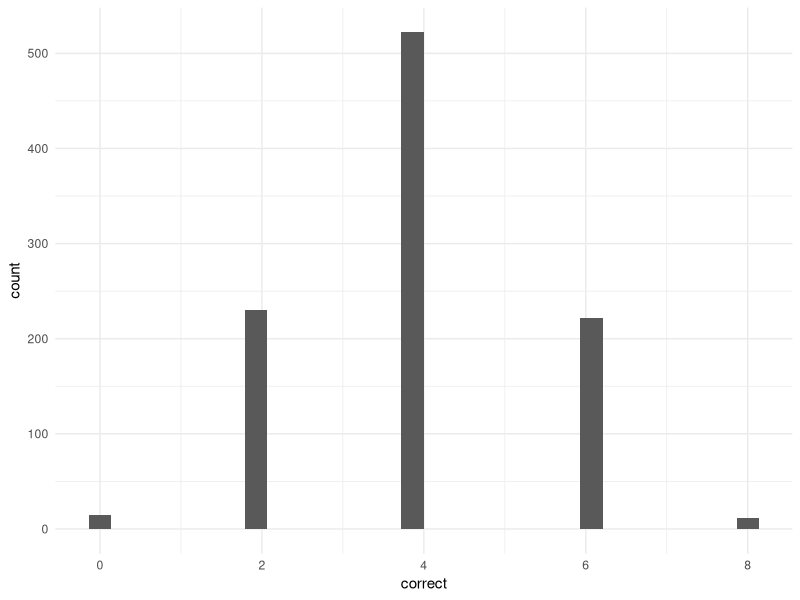

Recreate this plot in R. (Note: this script raises an error after producing the figure.)
## ---- chunk 1

# knitr chunk options
knitr::opts_chunk$set(echo = T,
                      error=F,
                      warning = F,
                      dev="png",
                      fig.align = 'center',
                      out.width = '80%')

# options for displaying
options(knitr.duplicate.label = "allow",
        scipen = 999)

## ---- chunk 2

# packages
library(tidyverse)
library(flextable)

## ---- chunk 3

# lady tasting tea example
# number of cups to be tested
n_cups <- 8

# actual sequence of cups
set.seed(32)
truth <- sample(rep(c("milk", "tea"), each = n_cups / 2))

truth

## ---- chunk 4

set.seed(2)
guess <- sample(rep(c("milk", "tea"), each = n_cups / 2))

guess

## ---- chunk 5

# how many right?
sum(truth == guess)

## ---- chunk 6

# function to implement this in one step
sim_guess <- function(n_cups){
        
        # simulate true sequence
        truth = sample(rep(c("milk", "tea"), each = n_cups / 2))
        
        # a guess
        guess <- sample(rep(c("milk", "tea"), each = n_cups / 2))
        
        # how many correct
        sum(truth == guess)
        
}

n = 1000

set.seed(1)
sims = replicate(n,
          sim_guess(8)) 

# histogram
sims %>%
        tibble(correct = .) %>%
        ggplot(aes(x=correct))+
        geom_histogram(bins = 30)+
        theme_minimal()

# table
sims %>%
        tibble(correct = .)  %>%
        group_by(correct) %>%
        count() %>%
        ungroup() %>%
        mutate(prop = n / sum(n))

        
## ---- chunk 7

library(gtools)

# all possible permutations
all_perms = permutations(2, 8, c("milk", "tea"), repeats.allowed = T)

# now get only those where there are 4 milks and 4 teas, there should be 70 sequences
sequences = all_perms[apply(all_perms == 'milk', 1, sum) == 4,] 

# now shuffle these in a random order
set.seed(2)
shuffled = sequences[sample(nrow(sequences)),]

## ---- chunk 8

ft = shuffled %>%
        apply(1, paste, collapse = " ") %>%
        tibble(sequence = .) %>%
    #    bind_cols(., tibble(correct = sums)) %>%
        mutate(group = case_when(row_number() <= nrow(shuffled) / 2 ~ 'group1',
                                 row_number() > nrow(shuffled) /2 ~ 'group2')) %>%
        pivot_wider(names_from = c("group"),
                    values_fn = list,
                    values_from = c("sequence")) %>%
        unnest(c(group1, group2)) %>%
        flextable() %>%
        autofit() %>%
        align(part = 'all',
              align = 'center') %>%
        line_spacing(space = 0.1, part = "body") %>%
        delete_part(part = "header") %>%
        border_remove() %>%
        delete_part(part = "footer")

ft

## ---- chunk 9

# highlight the true sequence
ft %>%
        bg(i = ~ group2 %in% paste(truth, collapse = " "),
           j = ~ group2,
           bg = 'dodgerblue', 
           part = 'body') %>%
        bg(i = ~ group1 %in% paste(truth, collapse = " "),
           j = ~ group1,
           bg = 'dodgerblue', 
           part = 'body')

## ---- chunk 10

# now compare to our true sequence: cups
correct = apply(shuffled, 1, function(x) truth == x)

# how many times do we observe each correct?
sums = apply(correct, 2, sum)

# examine
sums %>%
        tibble(correct = .) %>%
        group_by(correct) %>%
        count() %>%
        ungroup() %>%
        mutate(prop = n / sum(n)) %>%
        mutate_if(is.numeric, round, 3)

## ---- chunk 11

# six correct
six_correct_cups = shuffled[which(sums==6),]

# add to tab le
ft %>%
        bg(i = ~ group2 %in% apply(six_correct_cups, 1, paste, collapse = " "),
           j = ~ group2,
           bg = 'grey40', 
           part = 'body') %>%
        bg(i = ~ group1 %in% apply(six_correct_cups, 1, paste, collapse = " "),
           j = ~ group1,
           bg = 'grey40', 
           part = 'body') %>%
        bg(i = ~ group2 %in% paste(truth, collapse = " "),
           j = ~ group2,
           bg = 'dodgerblue', 
           part = 'body') %>%
        bg(i = ~ group1 %in% paste(truth, collapse = " "),
           j = ~ group1,
           bg = 'dodgerblue', 
           part = 'body')

## ---- chunk 12

# four correct
four_correct_cups = shuffled[which(sums==4),]

# add to tab le
ft %>%
        bg(i = ~ group2 %in% apply(four_correct_cups, 1, paste, collapse = " "),
           j = ~ group2,
           bg = 'grey80', 
           part = 'body') %>%
        bg(i = ~ group1 %in% apply(four_correct_cups, 1, paste, collapse = " "),
           j = ~ group1,
           bg = 'grey80', 
           part = 'body') %>%
        bg(i = ~ group2 %in% apply(six_correct_cups, 1, paste, collapse = " "),
           j = ~ group2,
           bg = 'grey40', 
           part = 'body') %>%
        bg(i = ~ group1 %in% apply(six_correct_cups, 1, paste, collapse = " "),
           j = ~ group1,
           bg = 'grey40', 
           part = 'body') %>%
        bg(i = ~ group2 %in% paste(truth, collapse = " "),
           j = ~ group2,
           bg = 'dodgerblue', 
           part = 'body') %>%
        bg(i = ~ group1 %in% paste(truth, collapse = " "),
           j = ~ group1,
           bg = 'dodgerblue', 
           part = 'body')
